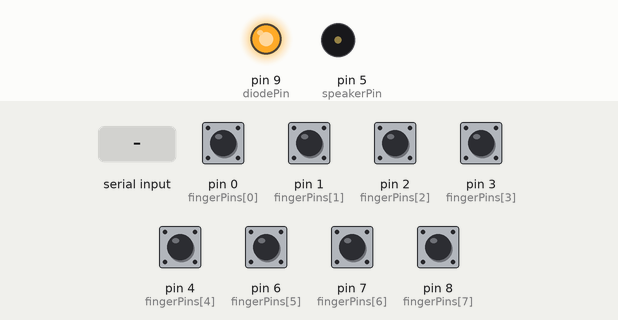
Recording of a sketch running on a simulated Arduino Uno, built with avr-gcc and run on an emulated ATmega328P. Parts: output pins drawn as LEDs (lit = HIGH), buzzer (waves = sounding). Inputs (shaded band) come from the test bench; at power-on: pin 0 (fingerPins[0]), pin 1 (fingerPins[1]), pin 2 (fingerPins[2]), pin 3 (fingerPins[3]), pin 4 (fingerPins[4]), pin 6 (fingerPins[5]), pin 7 (fingerPins[6]), pin 8 (fingerPins[7]) HIGH.

Above: at 1.2 s.
1.3 s: pin 0 (fingerPins[0]) pulled LOW for 0.15 s
At 1.4 s:
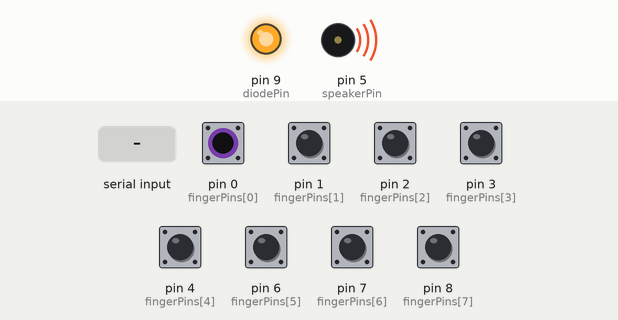
3.0 s: "1" received over the second serial link
At 4.0 s:
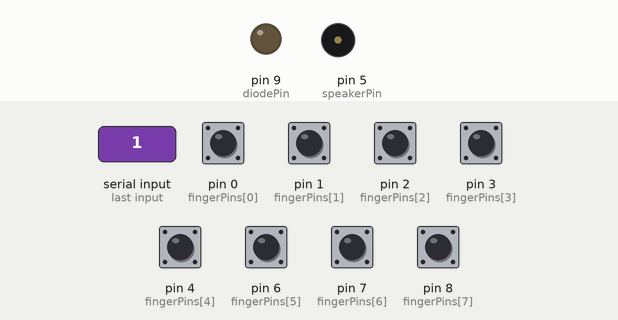
6.0 s: "0" received over the second serial link
At 8.8 s:
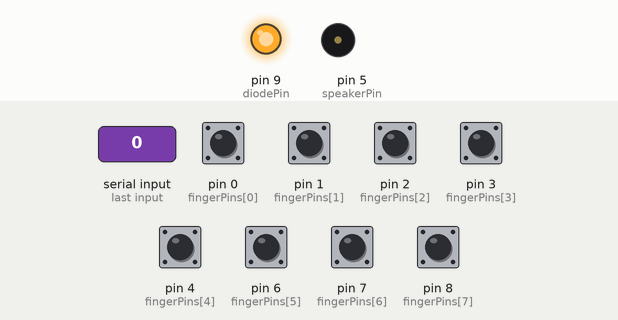
9.0 s: "2" received over the second serial link
At 10.0 s:
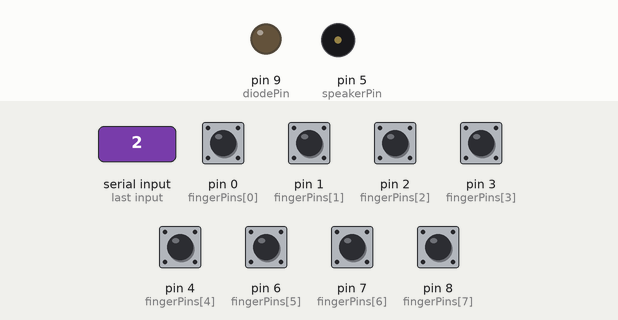
Timing chart, 0 to 12.5 s (numbered marks = the images above; inputs shaded):
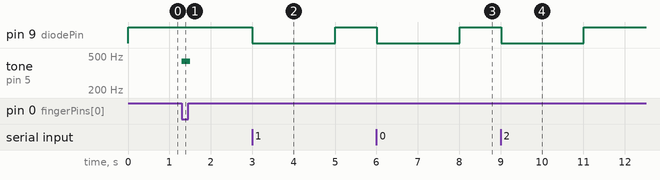

The sketch:

Glove.ino
```cpp
#include <SoftwareSerial.h>

const int tonesSize = 8;
const int fingerPins[] = { 0,1,2,3,4,6,7,8 };
const int tones[] = {
	432,
	523,
	587,
	659,
	698,
	784,
	880,
	988
};
const int speakerPin = 5;
const int diodePin = 9;

SoftwareSerial BTserial(11, 10);
                      //RX TX
                  //(HC-06: TX RX)
int i;
int currentlyPressed = -1;
int previouslyPressed = -1;
int enableSpeaker = 1;
long lastPingTime = 0;
char lastPing = 2;

void setup() {
	BTserial.begin(9600);
	for (i = 0; i < tonesSize; i++) {
		pinMode(fingerPins[i], INPUT_PULLUP);
	}
	pinMode(speakerPin, OUTPUT);
  pinMode(diodePin, OUTPUT);
}


void loop() {
  if(BTserial.available() > 0){
    lastPingTime = millis();
    lastPing = BTserial.read();
  }
  if(millis()-lastPingTime < 2000L && lastPing!=2){
    enableSpeaker=0;
    digitalWrite(diodePin,LOW);
  }else{
    enableSpeaker=1;
    digitalWrite(diodePin,128);
  }

	currentlyPressed = -1;
	for (i = 0; i < tonesSize; i++) {
		if (digitalRead(fingerPins[i]) == LOW) {
			currentlyPressed = i;
			break;
		}
	}
	if ( currentlyPressed >= 0 &&
	      currentlyPressed != previouslyPressed ) {
		if(enableSpeaker) {
		  tone(speakerPin, tones[currentlyPressed]);
		}
		String str;
		str = String(currentlyPressed);
    str.concat(";");
		char b[3];
		str.toCharArray(b, 3);
		BTserial.write(b);

	}else if( currentlyPressed == -1 ){
		noTone(speakerPin);
	}
  previouslyPressed = currentlyPressed;

	delay(100);
}
```

Measured:
- after the input at 1.3 s, tone on pin 5 (speakerPin): silent → 432 Hz at once, → silent 0.20 s later
- after the input at 3.0 s, pin 9 (diodePin): HIGH → LOW at once, → HIGH 2.0 s later
- after the input at 6.0 s, pin 9 (diodePin): HIGH → LOW at once, → HIGH 2.0 s later
- after the input at 9.0 s, pin 9 (diodePin): HIGH → LOW at once, → HIGH 2.0 s later
